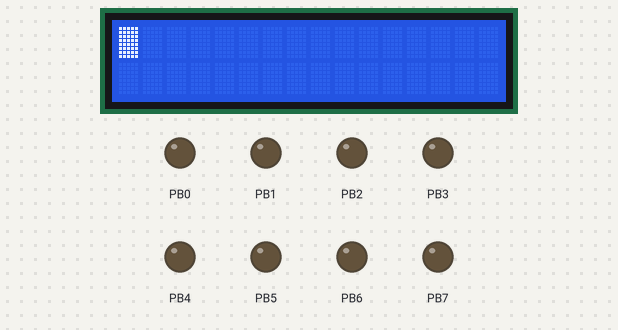
The program below on a simulated ATmega32, built with avr-gcc and emulated at 8 MHz. Shown: 16×2 character LCD, output pins drawn as LEDs (lit = HIGH). Wiring (inferred from the names in the program): character LCD (HD44780): RS PA1; R/W PA2; E PA3; data PA4, PA5, PA6, PA7. Pins used as bus, display or sensor lines are not drawn.

Above: at 0.1 s.
At 2.2 s:
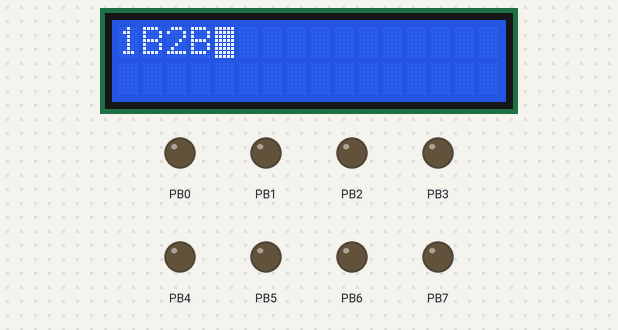
At 4.3 s:
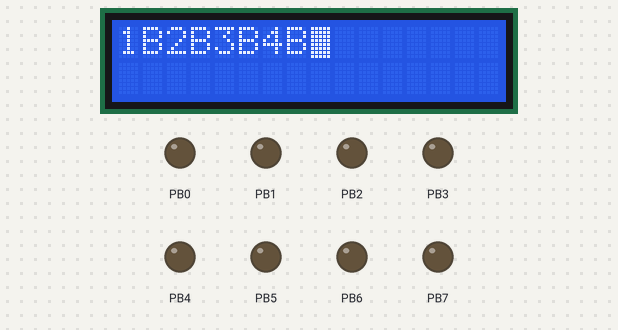
At 8.4 s:
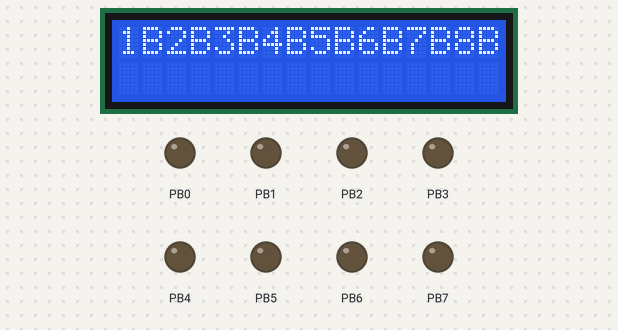
At 20.8 s:
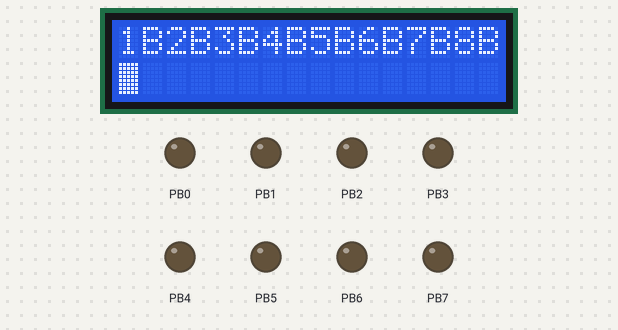
At 29.1 s:
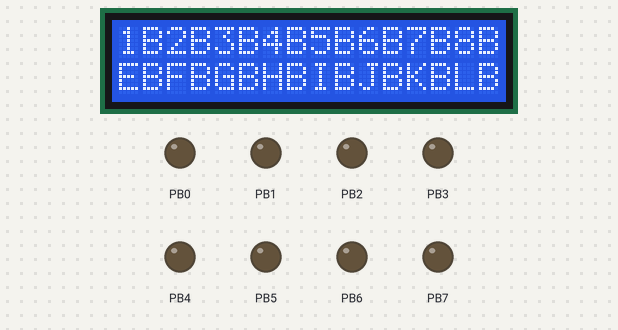

The program:

main.c
```c
/*
 * Timer_StaticArch.c
 *
 * Created: 11/23/2019 2:22:39 AM
 *  Author: mostafahamoda1995
 */
#define F_CPU 8000000ul
#include <avr/interrupt.h>
#include <util/delay.h>
#include <avr/io.h>
#include "timer.h"
#include "LCD_head.h"
#include "SOS.h"
int main(void)
{
	sei() ;
	DDRB = 0xFF ;
	LCD_vInit() ;
	void (*ptr)(char)  = (&LCD_vPrintchar) ;
	Sos_Init(0,1000) ;
	Sos_Create_Task(1,ptr,0,1,1) ;
	Sos_Create_Task(5,ptr,1,1,2) ;
	/*Function for Writing on the LCD*/
    while(1)
    {
        //TODO:: Please write your application code
		Scheduler() ;
		//_delay_ms(500);
    }
}
```

Error_Ret_Sos.h
```c
/*
 * Error_Ret.h
 *
 * Created: 1/10/2020 3:53:27 PM
 *  Author: mostafahamoda1995
 */


#ifndef ERROR_RET_H_
#define ERROR_RET_H_
typedef unsigned char ERROR_CHECK_t ;
#define POINTER_TO_NULL 0
#endif /* ERROR_RET_H_ */
```

SOS.c
```c
/*
 * TMU.c
 *
 * Created: 12/17/2019 9:34:54 AM
 *  Author: mostafahamoda1995
 */
#include "timer.h"
#include "SOS.h"
#include "LCD_head.h"
#include "Error_Ret_Sos.h"
/*Initializing the Delay ID*/
/*
* Externing the Variable Responsible for choosing the Running Task
*/
extern Ignite_Flag_Var ;
u32 *Ignite_Flag = &Ignite_Flag_Var ;
/*
* Creating Static Variable Defining if the Task is Periodic or not
*/
static u32 One_Time  ;
su8 One_Shot ;
/*
*	Dummy Variables used for the calculations
*/
u32 Dummy  ;
u32 Per_Time ;
/************Initializing the Structure ID*******************************/
Struct_ID Struct2[TASKS_NO];
/**************Initializing the Configuration Structure******************/
Timer_Configuration_S_H Struct_Init_t ;
/***Creating Pointer to Structure*********************************/
Timer_Configuration_S_H *Struct_Init = &Struct_Init_t ;
/*
* Creating a Static Variable for Error Error Checking
*/
static u32 gu32Return_Status = OS_NOT_INITILIZED ;
/*
* a static variable to tell if my OS was Previously Defined
*/
static u32 gu32OS_Init_Status = OS_NOT_INITILIZED ;
/***********This Will Be Called only one Time in my main******/
extern ERROR_CHECK_t Sos_Init(u8 Timer_ID,u32 Res)
{
	if(gu32OS_Init_Status == OS_PREVIOUSLY_INITILIZED)
	{
		gu32Return_Status = OS_PREVIOUSLY_INITILIZED ;
	}
	else if(gu32OS_Init_Status == OS_NOT_INITILIZED)
	{
	/*
	* Creating a Counter for the for Loop
	*/
	u32 u32j_Counter;
	/*
	* Initializing my Timer Structure
	*/
	Struct_Init->Timer_Channel = Timer_ID;
	Struct_Init->Mode = 0 ;
	Struct_Init->Timer_Mode = 0 ;
	Struct_Init->Timer_Psc = PSC_64 ;
	Struct_Init->Res = Res ;
	/*
	*Choosing the Right Pre-Scalar
	*/
	Timer_Init(Struct_Init) ;
	/*
	* Note that we Do not Need to Handle the Maximum Resolution Case as our Timer is Well Defined
	*/
	/*
	* Initializing the Pointers to Null
	* Making Sure that my Buffer is Ready for Usage
	*/
	for(u32j_Counter=0;u32j_Counter<TASKS_NO;u32j_Counter++)
		{
		Struct2[u32j_Counter].ptr = NULL_PTR ;
		Struct2[u32j_Counter].ID = FREE_ID_TASK ;
		Struct2[u32j_Counter].Priority = 0;
		}

	gu32OS_Init_Status = OS_PREVIOUSLY_INITILIZED ;
	gu32Return_Status = OS_SUCCESSFULLY_INITIALIZED ;
	}
	return gu32Return_Status ;
}
/*
*This Function Takes a Pointer to Function and Delays by the Given Time
*/
extern ERROR_CHECK_t Sos_Create_Task(u32 Ticks, void* FunPtr,u8 One_Shot,u32 ID_User,u32 Priority)
{
	if(gu32Return_Status == OS_NOT_INITILIZED || gu32Return_Status == OS_PREVIOUSLY_INITILIZED )
	{
		gu32Return_Status = OS_NOT_INITILIZED ;
	}
	else if(gu32Return_Status == OS_SUCCESSFULLY_INITIALIZED)
	{
	/*
	* Declaring my Counters
	*/
	int i_counter = 0 ;
	/*
	* Declaring a Pointer to the Function to be Called
	*/
	void (* PtrRun)() ;
	/*****************Checking if the Pointer Was Previously Allocated in my Structure****************/
	while(i_counter < TASKS_NO)
	{
		if(Struct2[i_counter].ID != FREE_ID_TASK)
		{
			i_counter++;
		}
		else if(Struct2[i_counter].ID == FREE_ID_TASK)
		{
			Struct2[i_counter].ID = ID_User ;
			Struct2[i_counter].ptr = FunPtr ;
			Struct2[i_counter].Ticks_Delay = Ticks ;
			Struct2[i_counter].Periodic = One_Shot ;
			Struct2[i_counter].Priority = Priority ;
			break;
		}
	}
	/*******Initializing the Timer*******************************/
	Timer_Start(Struct_Init->Timer_Channel,Struct_Init->Res) ;
	gu32Return_Status = TASK_CREATED ;
	}
	return gu32Return_Status ;
}
/*
* My Scheduler Function that will be Called in the While Loop Calling the Primary Task
*/
extern ERROR_CHECK_t Scheduler(void)
{
	/****************Initializing Varibles********************************/
	u32 Delay ;
	u32 Prio ;
	u32 k_count ;
	u32 High_Priority_U = Priority_High ;
	void (* PtrRun)() ;
	u32 j_count,i_count;
	u32 i_counter ;
	u32 Task_count ;
	for(k_count=0;k_count<Priority_High;k_count++)
	{
	Task_count = 0 ;
	u32 i_Arr[TASKS_NO] = {TASKS_NO} ;
	/**********Checking the Highest Priority Tasks****************************/
	for(j_count = 0;j_count<TASKS_NO;j_count++)
	{
		if(Struct2[j_count].Priority == High_Priority_U)
		{
		i_Arr[Task_count] = j_count ;
		Task_count++ ;
		}
	}
	/*****************Checking for my Conditions*****************************/
	for(Dummy=0;Dummy<Task_count;Dummy++)
	{
		i_count = i_Arr[Dummy] ;
		if(Struct2[i_count].ID == FREE_ID_TASK)
		{
			break ;
		}
		else if(i_count != TASKS_NO)
		{
			One_Shot = Struct2[i_count].Periodic ;
			Delay = Struct2[i_count].Ticks_Delay ;
			Prio = Struct2[i_count].Priority ;
			if(One_Shot == 0)
			{
				if(((*Ignite_Flag%Delay)== 0)&& (Per_Time != *Ignite_Flag) )
				{
					Per_Time  =  *Ignite_Flag ;
					PtrRun = Struct2[i_count].ptr ;
					LCD_vPrintchar('B') ;
				}
			}
			else if(One_Shot == 1)
			{
				if(One_Time != ONESHOTDONE)
				{
					if(*Ignite_Flag == Delay)
					{
						One_Time =  ONESHOTDONE ;
						PtrRun = Struct2[i_count].ptr ;
						LCD_vPrintchar('A') ;
					}
				}
			}
		}
	}
	High_Priority_U -- ;
	}
	return E_OK ;
}

extern ERROR_CHECK_t Sos_Stop(u32 ID_User)
{
/*********Checking for the Available ID*************/
	u32 i_count;
	for(i_count=0;i_count<TASKS_NO;i_count++)
	{
		if(Struct2[i_count].ID == ID_User)
		{
			Struct2[i_count].ptr = NULL_PTR ;
			Struct2[i_count].ID = FREE_ID_TASK ;
		}
	}
	return E_OK;
}
```

SOS.h
```c
/*
 * SOS.h
 *
 * Created: 1/3/2020 4:36:22 PM
 *  Author: mostafahamoda1995
 */


#ifndef SOS_H_
#define SOS_H_
/*
 * TMU.h
 *
 * Created: 12/17/2019 9:35:15 AM
 *  Author: mostafahamoda1995
 */
#include "Platform_Types.h"
#include "timer.h"
#include "Std_Types.h"
#define TASKS_NO 2
#define FREE_ID_TASK -1
#define NULL_PTR 0
#define ONESHOTDONE -1
#define Priority_High 5
#define OS_PREVIOUSLY_INITILIZED  2
#define OS_SUCCESSFULLY_INITIALIZED 0
#define OS_NOT_INITILIZED 9
#define TASK_CREATED 18
typedef struct{
	su32 ID ;
	u32 Priority;
	void *ptr ;
	u32 Ticks_Delay ;
	u8 Periodic ;
} Struct_ID;
u8 Sos_Init(u8 Timer_ID,u32 Res) ;
u8 Sos_Create_Task(u32 Time,void* FunPtr,u8 One_Shot,u32 ID_User,u32 Priority) ;
u8 Sos_Stop(u32 ID_User) ;
u8 Scheduler(void) ;
#endif /* SOS_H_ */
```

Platform_Types.h
```c
/*
 * Platform_Types.h
 *
 * Created: 11/6/2019 3:03:13 PM
 *  Author: mostafahamoda1995
 */


#ifndef PLATFORM_TYPES_H_
#define PLATFORM_TYPES_H_
/*
 * CPU register type width
 */
#define CPU_TYPE_8                                  (8U)
#define CPU_TYPE_16                                 (16U)
#define CPU_TYPE_32                                 (32U)

/*
 * Bit order definition
 */
#define MSB_FIRST                   (0u)        /* Big endian bit ordering        */
#define LSB_FIRST                   (1u)        /* Little endian bit ordering     */

/*
 * Byte order definition
 */
#define HIGH_BYTE_FIRST             (0u)        /* Big endian byte ordering       */
#define LOW_BYTE_FIRST              (1u)        /* Little endian byte ordering    */

/*
 * Platform type and endianess definitions, specific for AVR
 */
#define CPU_TYPE            CPU_TYPE_8

#define CPU_BIT_ORDER       LSB_FIRST
#define CPU_BYTE_ORDER      LOW_BYTE_FIRST

/*
 * Boolean Values
 */
#ifndef FALSE
#define FALSE       (0u)
#endif
#ifndef TRUE
#define TRUE        (1u)
#endif

typedef unsigned char         boolean;


typedef unsigned char         u8;          /*           0 .. 255             */
typedef signed char           su8;
typedef unsigned short        u16;
typedef signed short          su16;
typedef unsigned long         u32;
typedef signed long           su32;
typedef unsigned long long    u64;
typedef signed long long      su64;
typedef float                 f32;
typedef double                f64;

/*
typedef signed long long      suint64_t;
typedef unsigned long long    uint64_t;
typedef signed long           suint32_t;
typedef unsigned long         uint32_t;
typedef signed short          suint16_t;
typedef unsigned short        uint16_t;
typedef signed char           suint8_t;
typedef unsigned char         uint8_t;  */
#endif /* PLATFORM_TYPES_H_ */
```

LCD_IMP.c
```c
/*
 * LCD_IMP.c
 *
 * Created: 3/1/2019 4:16:48 PM
 *  Author: mostafahamoda1995
 */
#include <avr/io.h>
#include "LCD_head.h"
#include "Common_Macros.h"
#define F_CPU 8000000ul
#include <util/delay.h>
# include "SOS.h"

#ifdef LCD_8
void sendfallingedge(void)
{
	SET_BIT(PORTC,EN) ;
	_delay_ms(4) ;
	CLR_BIT(PORTC,EN) ;
	_delay_ms(4) ;
}
void LCD_vSendCmd(char cmd)
{
	// Turn command bit (RS) off
	CLR_BIT(PORTC,RS) ;
	// PUT your command on your PORT
	PORTA = cmd ;
	// send falling edge
	sendfallingedge();
}
void LCD_vClear()
{
	LCD_vSendCmd(0x01) ;

	sendfallingedge() ;

	_delay_ms(20) ;
}
 void LCD_vInit(void)
 {
	 DDRA = 0xFF ;
	 DDRC |= 0x0E ;
	 CLR_BIT(PORTC,RW) ;
	 // Sending commands to the LCD
	 // initialization in 8bit mode of 16X2 LCD
	 LCD_vSendCmd(0x38) ;
	 // Blink cursor
	 LCD_vSendCmd(0x0F) ;
	 // clear screen
	 LCD_vSendCmd(0x01) ;
	 _delay_ms(20) ;
 }

 void LCD_vMoveCursor( uint8 row , uint8 col)
 {
	int x ;
	if (row == 0)
	{
		x = 0x80 + col;
		LCD_vSendCmd(x) ;
	}
	else if (row == 1)
	{
		x = 0xc0 + col ;
		LCD_vSendCmd(x) ;
	}
}
 void LCD_vPrintchar(char Data)
 {
	 PORTA = Data ;
	 SET_BIT(PORTC,RS) ;
	 sendfallingedge() ;
 }
 void LCD_vPrintstring(char * ptr)
 {
	 int i ;
	 for(i=0;;i++)
	 {
		 if(ptr[i] != '\0' )
		 {
			 LCD_vPrintchar(ptr[i]) ;
		 }
		 else if(ptr[i] == '\0')
		 {
			 break ;
		 }
	 }
 }

 #elif defined LCD_4
 void sendfallingedge(void)
 {
	 SET_BIT(PORTA,EN) ;
	 _delay_ms(4) ;
	 CLR_BIT(PORTA,EN) ;
	 _delay_ms(4) ;
 }
  void LCD_vSendCmd(char cmd)
{
	CLR_BIT(PORTA,RS) ;
	PORTA &= 0x0f  ;
	PORTA |= cmd&0xf0 ;
	sendfallingedge() ;
	PORTA &= 0x0f ;
	PORTA |= (cmd<<4) ;
	sendfallingedge() ;
}

  void LCD_vInit(void)
{
	DDRA = 0xF0 ;
	DDRA |= 0x0E ;
	CLR_BIT(PORTA,RW) ;
	LCD_vSendCmd(0x33) ;
	LCD_vSendCmd(0x32) ;
	LCD_vSendCmd(0x28) ;
	// blink cursor
	LCD_vSendCmd(0x0F) ;
	// clear screen
	LCD_vSendCmd(0x01) ;
	_delay_ms(20) ;
}
  void LCD_vPrintchar(char data)
{
	SET_BIT(PORTA,RS) ;
	PORTA &= 0x0f  ;
	PORTA |= data&0xf0 ;
	sendfallingedge() ;
	PORTA &= 0x0f ;
	PORTA |= (data<<4) ;
	sendfallingedge() ;
}
  void LCD_vPrintstring(char * ptr)
 {
	 uint8 i ;
	 char fu ;
	 for(i=0;;i++)
	 {
		fu = *(ptr+i) ;
		 if(fu!='\0')
		 {
			 LCD_vPrintchar(fu) ;
		 }
		 else
		 {
			 break ;
		 }

	 }
 }
  void LCD_vClear()
{
	LCD_vSendCmd(0x01) ;

	sendfallingedge() ;

	_delay_ms(20) ;

}
  void LCD_vMoveCursor( uint8 row , uint8 col)
 {


	 int x ;
	 if (row == 0)
	 {
		 x = 0x80 + col;
		 LCD_vSendCmd(x) ;
	 }
	 else if (row == 1)
	 {
		 x = 0xc0 + col ;
		 LCD_vSendCmd(x) ;
	 }


 }
#endif

  
```

LCD_head.h
```c
/*
 * LCD_head.h
 *
 * Created: 3/1/2019 4:08:59 PM
 *  Author: mostafahamoda1995
 */


#ifndef LCD_HEAD_H_
#define LCD_HEAD_H_
#define RS 1
#define RW 2
#define EN 3
#define LCD_4
typedef unsigned char uint8 ;
void sendfallingedge(void) ;
void LCD_vClear(void) ;
void LCD_vSendCmd(char cmd) ;
void LCD_vMoveCursor( uint8 row , uint8 col) ;
void LCD_vPrintchar(char Data) ;
void LCD_vPrintstring(char * ptr) ;
void LCD_vInit(void) ;
#endif /* LCD_HEAD_H_ */
```

Common_Macros.h
```c
/*
 * Common_Macros.h
 *
 * Created: 11/6/2019 3:02:05 PM
 *  Author: mostafahamoda1995
 */


#ifndef COMMON_MACROS_H_
#define COMMON_MACROS_H_

/* Set a certain bit in any register */
#define SET_BIT(REG,BIT) (REG|=(1<<BIT))

/* Clear a certain bit in any register */
#define CLEAR_BIT(REG,BIT) (REG&=(~(1<<BIT)))

/* Toggle a certain bit in any register */
#define TOGGLE_BIT(REG,BIT) (REG^=(1<<BIT))

/* Rotate right the register value with specific number of rotates */
#define ROR(REG,num) ( REG= (REG>>num) | (REG<<(8-num)) )

/* Rotate left the register value with specific number of rotates */
#define ROL(REG,num) ( REG= (REG<<num) | (REG>>(8-num)) )

/* Check if a specific bit is set in any register and return true if yes */
#define BIT_IS_SET(REG,BIT) ( REG & (1<<BIT) )

/* Check if a specific bit is cleared in any register and return true if yes */
#define BIT_IS_CLEAR(REG,BIT) ( !(REG & (1<<BIT)) )
/* Read a specific Bit in the Port*/
#define READ_BIT(REG,num) ((REG&(1<<num))>>num)

#define CLR_BIT(reg,bit) reg&=~(1<<bit)

#endif
```

Std_Types.h
```c
/*
 * Std_Types.h
 *
 * Created: 11/6/2019 3:07:23 PM
 *  Author: mostafahamoda1995
 */


#ifndef STD_TYPES_H_
#define STD_TYPES_H_

#include "Platform_Types.h"


typedef u8  Std_ReturnType;

#define STD_HIGH        0x01U       /* Standard HIGH */
#define STD_LOW         0x00U       /* Standard LOW */

#define STD_ACTIVE      0x01U       /* Logical state active */
#define STD_IDLE        0x00U       /* Logical state idle */

#define STD_ON          0x01U       /* Standard ON */
#define STD_OFF         0x00U       /* Standard OFF */

#define E_OK            ((Std_ReturnType)0x00U)      /* Function Return OK */
#define E_NOT_OK        ((Std_ReturnType)0x01U)      /* Function Return NOT OK */

#endif /* STD_TYPES_H_ */
```

Timers_Regs.h
```c
/*
 * Timers_Regs.h
 *
 * Created: 11/7/2019 8:55:21 AM
 *  Author: mostafahamoda1995
 */


#ifndef TIMERS_REGS_H_
#define TIMERS_REGS_H_
# include "Std_Types.h"
# include "Common_Macros.h"
# include "Platform_Types.h"
/*General Registers*/
# define TIMSK_Reg (*(volatile u8 * const)0x0059)
# define TIFR_Reg (*(volatile u8 * const)0x0058)
# define SREG_REG (*(volatile u8 * const)0x005F)
/*Timer0 Registers*/
# define CS00_Reg 0
# define CS01_Reg 1
# define CS02_Reg 2
# define OCF0_Reg 1
# define WGM01_Reg 3
# define COM00_Reg 4
# define OC0_Reg 3
# define COM01_Reg 5
# define WGM00_Reg 6
# define FOC0_Reg  7
# define OCF0_reg 1
# define TOV0_Reg 0
# define OCIE0_reg 1
# define TOIE0_reg 0
# define Sei_Reg 7
# define TCCR0_Reg (*(volatile u8 * const) 0x0053)
# define TCNT0_Reg (*(volatile u8 * const)0x0052)
# define OCR0_Reg (*(volatile u8 * const)0x005C)
/*Timer 1 Registers*/
#define TCCR1A_Reg (*(volatile u8 * const)0x004F)
#define TCCR1B_Reg (*(volatile u8 * const)0x004E)
#define TCNT1H_Reg (*(volatile u8 * const)0x004D)
#define TCNT1L_Reg (*(volatile u8 * const)0x004C)
#define TCNT1_Reg (*(volatile u16 * const)0x004C)
#define OCR1AH_Reg (*(volatile u8 * const)0x004B)
#define OCR1AL_Reg (*(volatile u8 * const)0x004A)
#define OCR1A (*(volatile u16 * const)0x004A)
#define OCR1BH_Reg (*(volatile u8 * const)0x0049)
#define OCR1BL_Reg (*(volatile u8 * const)0x0048)
#define TIMSK_Reg (*(volatile u8 * const)0x0059)
#define OCF1A_Reg 4
#define WGM10_Reg 0
#define WGM11_Reg 1
#define WGM12_Reg 3
#define WGM13_Reg 4
#define CS10_Reg 0
#define CS11_Reg 1
#define CS12_Reg 2
#define TOIE1_Reg 2
#define OCIE1A_Reg 4
#define COM1A1_Reg 7
#define COM1A0_Reg 6
#define FOC1A_Reg 3
#define FOC1B_Reg 2
/*Timer 2 Registers*/
# define CS20_Reg 0
# define CS21_Reg 1
# define CS22_Reg 2
# define OCF2_Reg 7
# define WGM21_Reg 3
# define COM20_Reg 4
# define COM21_Reg 5
# define WGM20_Reg 6
# define FOC2_Reg  7
# define OCF2_reg 7
# define TOV2_Reg 6
# define OCIE2_reg 7
# define TOIE2_reg 6
# define OC2_Reg 7
# define Sei_Reg 7
# define TCCR2_Reg (*(volatile u8 * const) 0x0045)
# define TCNT2_Reg (*(volatile u8 * const)0x0044)
# define OCR2_Reg (*(volatile u8 * const)0x0043)
#endif /* TIMERS_REGS_H_ */
```

Source omitted: Timer.c (8024 bytes), timer.h (3543 bytes)

Measured:
- what the display in image 0 shows lasts 1.0 s, from 0.1 s to 1.1 s
- what the display in image 1 shows lasts 1.0 s, from 2.2 s to 3.2 s
- what the display in image 3 shows lasts 12.4 s, from 8.4 s to 20.8 s
